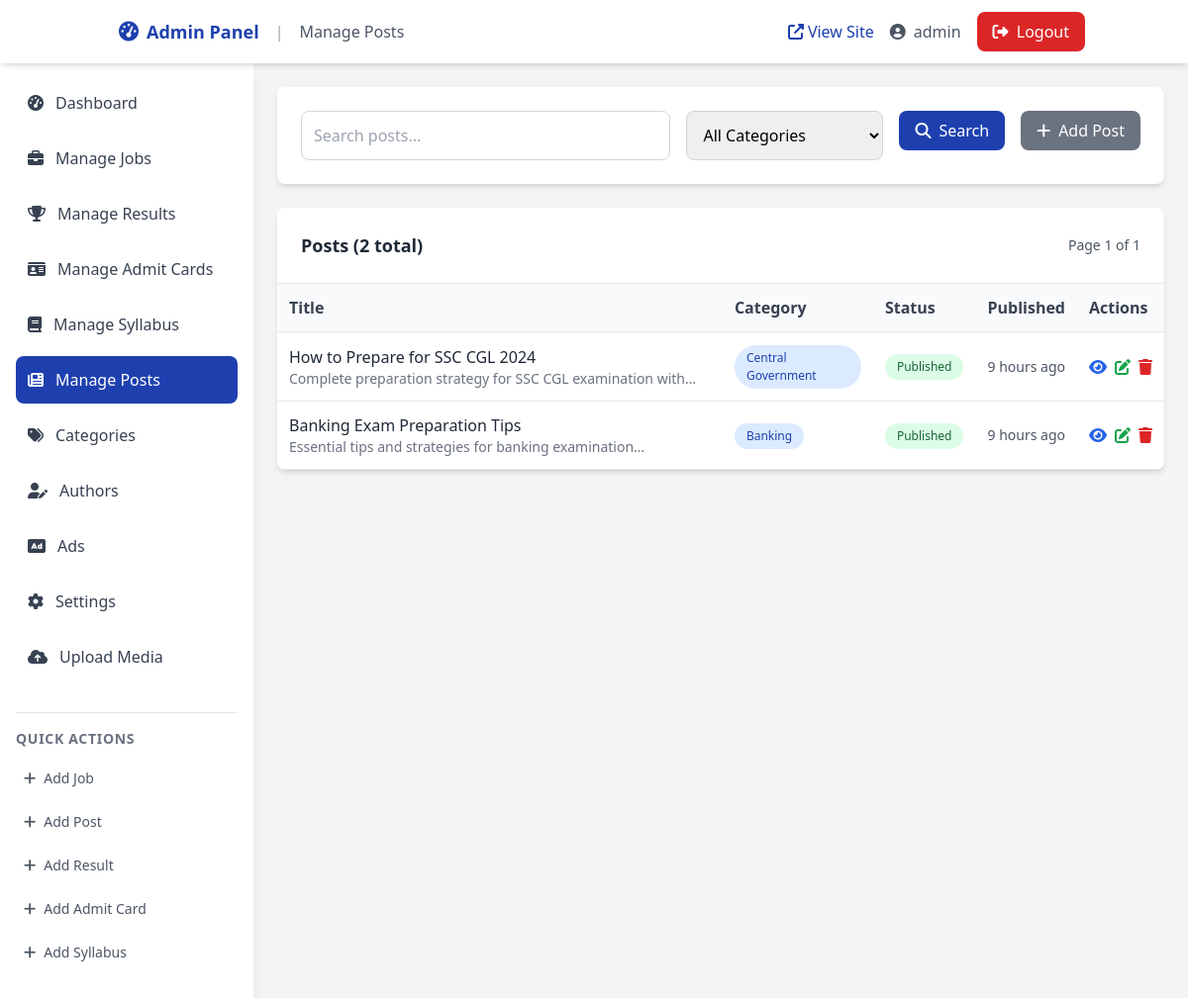
The page /admin/posts.php (signed in) on the database its author committed.
### tables this page shows
CREATE TABLE posts (
  id INT AUTO_INCREMENT PRIMARY KEY,
  title VARCHAR(255) NOT NULL,
  slug VARCHAR(255) NOT NULL UNIQUE,
  excerpt TEXT,
  content LONGTEXT,
  category_id INT,
  status ENUM('draft','published') DEFAULT 'published',
  meta_title VARCHAR(255),
  meta_description VARCHAR(255),
  thumbnail_url VARCHAR(500) NULL,
  author_id INT NULL,
  extras JSON NULL,
  published_at DATETIME DEFAULT CURRENT_TIMESTAMP,
  created_at TIMESTAMP DEFAULT CURRENT_TIMESTAMP,
  updated_at TIMESTAMP NULL,
  FOREIGN KEY (category_id) REFERENCES categories(id) ON DELETE SET NULL,
  FOREIGN KEY (author_id) REFERENCES authors(id) ON DELETE SET NULL
);

CREATE TABLE categories (
  id INT AUTO_INCREMENT PRIMARY KEY,
  name VARCHAR(100) NOT NULL,
  slug VARCHAR(150) NOT NULL UNIQUE
);

### src/db.php (called while the page is built, shortened)
<?php
class Database {
    private static $instance = null;
    private $connection;
    private function __construct() {
        try {
            $this->connection = new PDO(
                "mysql:host=" . DB_HOST . ";dbname=" . DB_NAME . ";charset=utf8mb4",
                DB_USER,
                DB_PASS,
                [
                    PDO::ATTR_ERRMODE => PDO::ERRMODE_EXCEPTION,
                    PDO::ATTR_DEFAULT_FETCH_MODE => PDO::FETCH_ASSOC,
                    PDO::ATTR_EMULATE_PREPARES => false
                ]
            );
        } catch (PDOException $e) {
            error_log("Database connection failed: " . $e->getMessage());
            $this->connection = null;
        }
    }
    public static function getInstance() {
        if (self::$instance === null) {
            self::$instance = new self();
        }
        return self::$instance;
    }
    public function query($sql, $params = []) {
        $stmt = $this->connection->prepare($sql);
        $stmt->execute($params);
        return $stmt;
    }
    public function fetchAll($sql, $params = []) {
        return $this->query($sql, $params)->fetchAll();
    }
    public function fetchOne($sql, $params = []) {
        return $this->query($sql, $params)->fetch();
    }
}
function getDB() {
    return Database::getInstance();
}
?>

### src/models/Post.php (called while the page is built, shortened)
<?php
require_once __DIR__ . '/../db.php';
class Post {
    private $db;
    public function __construct() {
        $this->db = getDB();
    }
    public function getAll($limit = 15, $offset = 0, $category = null) {
        $sql = "SELECT p.*, c.name as category_name, c.slug as category_slug,
                        a.name as author_name, a.avatar_url as author_avatar
                FROM posts p
                LEFT JOIN categories c ON p.category_id = c.id
                LEFT JOIN authors a ON p.author_id = a.id
                WHERE p.status = 'published'";
        $params = [];
        $sql .= " ORDER BY p.published_at DESC LIMIT ? OFFSET ?";
        $params[] = $limit;
        $params[] = $offset;
        return $this->db->fetchAll($sql, $params);
    }
    public function getCount($category = null) {
        $sql = "SELECT COUNT(*) as count FROM posts p";
        $params = [];
        if ($category) {
            $sql .= " LEFT JOIN categories c ON p.category_id = c.id WHERE p.status = 'published' AND c.slug = ?";
            $params[] = $category;
        } else {
            $sql .= " WHERE p.status = 'published'";
        }
        $result = $this->db->fetchOne($sql, $params);
        return $result['count'];
    }
}
?>

### src/helpers.php (called while the page is built, shortened)
<?php
require_once __DIR__ . '/models/Ad.php';
require_once __DIR__ . '/db.php';
function timeAgo($datetime) {
    $time = time() - strtotime($datetime);
    if ($time < 86400) return floor($time/3600) . ' hours ago';
    return floor($time/31536000) . ' years ago';
}
function paginate($totalItems, $currentPage = 1, $itemsPerPage = POSTS_PER_PAGE) {
    $totalPages = ceil($totalItems / $itemsPerPage);
    $currentPage = max(1, min($totalPages, $currentPage));
    $offset = ($currentPage - 1) * $itemsPerPage;
    return [
        'total_items' => $totalItems,
        'total_pages' => $totalPages,
        'current_page' => $currentPage,
        'items_per_page' => $itemsPerPage,
        'offset' => $offset,
        'has_prev' => $currentPage > 1,
        'has_next' => $currentPage < $totalPages,
        'prev_page' => $currentPage - 1,
        'next_page' => $currentPage + 1
    ];
}
    ?>

### admin/posts.php (the view, shortened to what this page needs)
<?php
require_once '../src/db.php';
require_once '../src/helpers.php';
require_once '../src/models/Post.php';
$postModel = new Post();
$page = isset($_GET['page']) ? (int)$_GET['page'] : 1;
$search = isset($_GET['search']) ? sanitizeInput($_GET['search']) : null;
$category = isset($_GET['category']) ? sanitizeInput($_GET['category']) : null;
if ($search) {
    $posts = $postModel->search($search, POSTS_PER_PAGE ?? 15, ($page - 1) * (POSTS_PER_PAGE ?? 15));
    $totalPosts = $postModel->getCount($category);
} else {
    $posts = $postModel->getAll(POSTS_PER_PAGE ?? 15, ($page - 1) * (POSTS_PER_PAGE ?? 15), $category);
    $totalPosts = $postModel->getCount($category);
}
$perPage = POSTS_PER_PAGE ?? 15;
$pagination = paginate($totalPosts, $page, $perPage);
include 'includes/header.php';
?>
        <div class="bg-white rounded-lg shadow-md p-6 mb-6">
            <div class="flex flex-col md:flex-row gap-4">
                <div class="flex-1">
                    <input type="text" id="search-input" value="<?= htmlspecialchars($search ?? '') ?>" placeholder="Search posts..." class="form-input">
                </div>
                <div>
                    <select id="category-filter" class="form-input">
                        <option value="">All Categories</option>
                    </select>
                </div>
                <div>
                    <button onclick="applyFilters()" class="btn btn-primary">
                        <i class="fas fa-search mr-2"></i>Search
                    </button>
                </div>
                <div>
                    <a href="add-post.php" class="btn btn-secondary"><i class="fas fa-plus mr-2"></i>Add Post</a>
                </div>
            </div>
        </div>
        <div class="bg-white rounded-lg shadow-md overflow-hidden">
            <div class="p-6 border-b border-gray-200">
                <div class="flex items-center justify-between">
                    <h2 class="text-lg font-bold text-gray-800">Posts (<?= $totalPosts ?> total)</h2>
                    <div class="text-sm text-gray-600">Page <?= $pagination['current_page'] ?> of <?= $pagination['total_pages'] ?></div>
                </div>
            </div>
            <div class="overflow-x-auto">
                <table class="table w-full">
                    <thead>
                        <tr>
                            <th>Title</th>
                            <th>Category</th>
                            <th>Status</th>
                            <th>Published</th>
                            <th>Actions</th>
                        </tr>
                    </thead>
                    <tbody>
                        <?php foreach ($posts as $p): ?>
                        <tr>
                            <td>
                                <div class="font-medium text-gray-800 line-clamp-2"><?= htmlspecialchars($p['title']) ?></div>
                                <?php if (!empty($p['excerpt'])): ?>
                                <div class="text-sm text-gray-500 line-clamp-1"><?= htmlspecialchars($p['excerpt']) ?></div>
                                <?php endif; ?>
                            </td>
                            <td>
                                <?php if (!empty($p['category_name'])): ?>
                                <span class="badge badge-primary"><?= htmlspecialchars($p['category_name']) ?></span>
                                <?php endif; ?>
                            </td>
                            <td>
                                <span class="badge <?= ($p['status'] ?? 'published') === 'published' ? 'badge-success' : 'badge-warning' ?>">
                                    <?= ucfirst($p['status'] ?? 'published') ?>
                                </span>
                            </td>
                            <td class="text-sm text-gray-600"><?= timeAgo($p['published_at'] ?? $p['updated_at'] ?? '') ?></td>
                            <td>
                                <div class="flex gap-2">
                                    <a href="<?= SITE_URL ?>/post/<?= urlencode($p['slug']) ?>" target="_blank" class="text-blue-600 hover:text-blue-800" title="View"><i class="fas fa-eye"></i></a>
                                    <a href="edit-post.php?id=<?= $p['id'] ?>" class="text-green-600 hover:text-green-800" title="Edit"><i class="fas fa-edit"></i></a>
                                    <button onclick="deletePost(<?= $p['id'] ?>, '<?= addslashes($p['title']) ?>')" class="text-red-600 hover:text-red-800" title="Delete"><i class="fas fa-trash"></i></button>
                                </div>
                            </td>
                        </tr>
                        <?php endforeach; ?>
                    </tbody>
                </table>
            </div>
        </div>
    </div>
<?php include 'includes/footer.php'; ?>

### assets/css/style.css (style rules this page uses)
.line-clamp-1 { display: -webkit-box; -webkit-line-clamp: 1; line-clamp: 1; -webkit-box-orient: vertical; overflow: hidden; }
.line-clamp-2 { display: -webkit-box; -webkit-line-clamp: 2; line-clamp: 2; -webkit-box-orient: vertical; overflow: hidden; }
.badge { display: inline-flex; align-items: center; padding: 0.25rem 0.75rem; border-radius: 9999px; font-size: 0.75rem; font-weight: 500; }
.badge-primary { background-color: #dbeafe; color: #1e40af; }
.badge-success { background-color: #dcfce7; color: #166534; }
.btn { display: inline-flex; align-items: center; justify-content: center; padding: 0.5rem 1rem; border-radius: 0.5rem; font-weight: 500; text-decoration: none; transition: all 0.2s ease; cursor: pointer; border: none; }
.btn-primary { background-color: #1e40af; color: white; }
.btn-secondary { background-color: #6b7280; color: white; }
.table { width: 100%; border-collapse: collapse; }
.table th, .table td { padding: 0.75rem; text-align: left; border-bottom: 1px solid #e5e7eb; }
.table th { background-color: #f9fafb; font-weight: 600; color: #374151; }
.form-input { width: 100%; padding: 0.75rem; border: 1px solid #d1d5db; border-radius: 0.5rem; font-size: 1rem; transition: border-color 0.2s ease; }

### admin/includes/header.php (style rules this page uses)
.line-clamp-1 { display: -webkit-box; -webkit-line-clamp: 1; -webkit-box-orient: vertical; overflow: hidden; }
.line-clamp-2 { display: -webkit-box; -webkit-line-clamp: 2; -webkit-box-orient: vertical; overflow: hidden; }

### rows shown on the page
posts: title "How to Prepare for SSC CGL 2024", excerpt "Complete preparation strategy for SSC CGL examination…", category.name "Central Government", status "Published", published_at "9 hours ago"
posts: title "Banking Exam Preparation Tips", excerpt "Essential tips and strategies for banking…", category.name "Banking", status "Published", published_at "9 hours ago"

### other values the page prints
$pageTitle "Manage Posts"
$_SESSION['admin_username'] "admin"
$totalPosts "2"
$pagination['current_page'] "1"
$pagination['total_pages'] "1"
